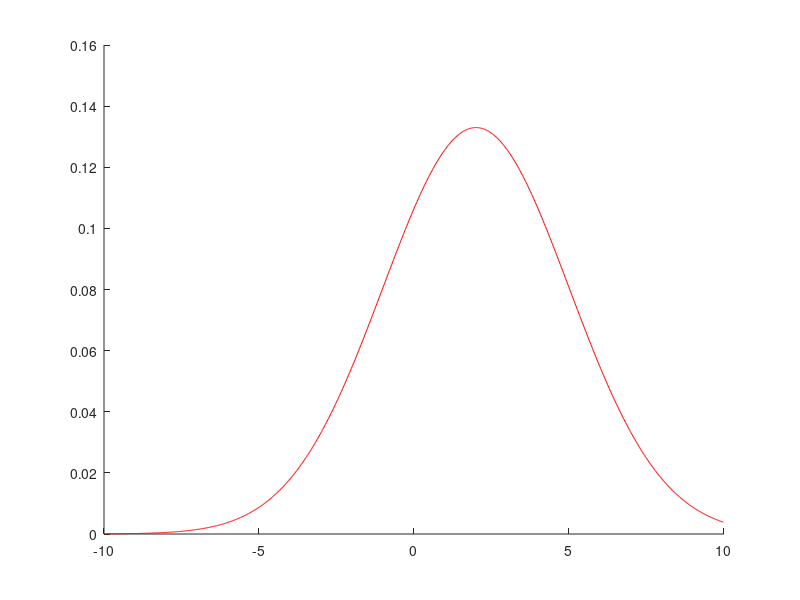

MATLAB code to generate this figure: (Note: this script raises an error after producing the figure.)
domain = -10:0.02:10-0.01;

prior = @(N,d) unifrnd(-10,10,N,1);
pdf = @(x) normpdf(x,2,3);

figure(); hold on;
% scatter(domain,prior(1000,1),50,'filled','k');
plot(domain,pdf(domain),'Color','red'); 
% legend({'prior','pdf'});

%%
[x,p_x] = rwm(prior,pdf,1000,1);

%% okay that first toy model is working so try more dims
d = 3;
N = 1000;
prior = @(N,d) unifrnd(-10,10,N,d);
As = [0 1 2];
Rs = [2 3 4];
pdf = @(x) mvnpdf(x,As,Rs);

[x,p_x] = rwm(prior,pdf,N,d);

figure(); hold on;
for i=1:d
plot(x(:,i),p_x);
end
%% now try our likelihood
N = 500;
R = 5;
A = 1000;

Rs = unifrnd(2,10,N,1);
As = unifrnd(A-100,A+100,N,1);
rows = 30;
W = 25;
[D,S] = generate_data(R,A,[rows rows],W);
d = numel(D);
D = abs(D(:))';
%%
Ninv = inv(eye(rows^2));
logL = @(D,s,Ninv) -(-1/2 * (D - s)' * Ninv * (D-s) - length(s)/2 * log(2*pi));
%%
pdf = @(s) -(-1/2 * (D' - s')' .* Ninv .* (D'-s') - length(s)/2 .* log(2*pi));
% pdf = @(s) mvnpdf(D,place_gaussian(zeros(rows),W,Rs,As,1,'mc',1),Ninv);
% prior = @(A,R) A*place_gaussian(zeros(dims),W,R,1,'flat');%@(N,d) unifrnd(0,10,N,d)';% .* unifrnd(9000,11000,N,d)';
% prior = @(N,d) place_gaussian(zeros(rows),W,Rs,As,1,'mc',N)';
prior = @(N,d) place_gaussian(zeros(rows),W,Rs,As,1,'mc',N)';%[ones([N,1]).*unifrnd(2,10,N,1),ones([N,1]).*unifrnd(999,1001,N,1)];
    
%%
tic;

[x,p_x] = rwm(prior,pdf,N,d);
toc
figure(); 
